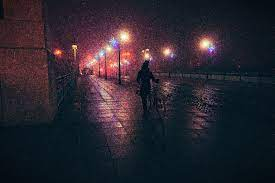
#> input picture gece.jpg, 275 x 183 px
$ jupyter execute '8-Gürültü Giderme.ipynb'
#> lines starting #> are read from the running program, lines starting #| are printed output that depends on the picture
[cell 1]
import cv2
import numpy as np
import matplotlib.pyplot as plt

[cell 2]
img = cv2.imread('gece.jpg')
#> img is the input picture: shape (183, 275, 3); mean B, G, R 47.4, 37.7, 43.1

[cell 3]
img2 = cv2.medianBlur(img,9)
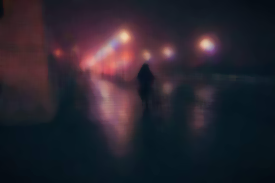
#> img2: shape (183, 275, 3); mean B, G, R 46.7, 36.9, 42.3

[cell 4]
plt.subplot(1,2,1), plt.imshow(img), plt.title('Orijinal')
plt.xticks([]), plt.yticks([])

plt.subplot(1,2,2), plt.imshow(img2), plt.title('Median')
plt.xticks([]), plt.yticks([])

plt.show()
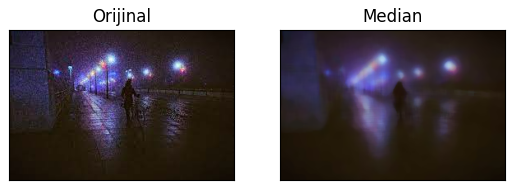
#> figure drawn by matplotlib, 2 panels; B, G, R data is drawn as R, G, B

[cell 5]
img3 = cv2.imread('gece.jpg')

[cell 6]
img4 = cv2.bilateralFilter(img3,9,100,100)

[cell 7]
plt.subplot(1,2,1), plt.imshow(img3), plt.title('Orijinal')
plt.xticks([]), plt.yticks([])

plt.subplot(1,2,2), plt.imshow(img4), plt.title('Bilateral Filtered')
plt.xticks([]), plt.yticks([])

plt.show()
#> figure, not shown here; B, G, R data is drawn as R, G, B

[cell 8]
plt.subplot(1,2,1), plt.imshow(img2), plt.title('Median')
plt.xticks([]), plt.yticks([])

plt.subplot(1,2,2), plt.imshow(img4), plt.title('Bilateral Filtered')
plt.xticks([]), plt.yticks([])

plt.show()
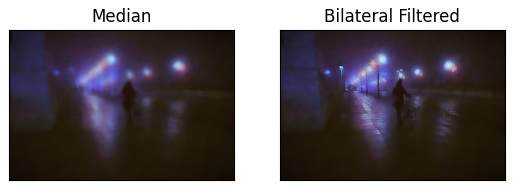
#> figure drawn by matplotlib, 2 panels; B, G, R data is drawn as R, G, B
